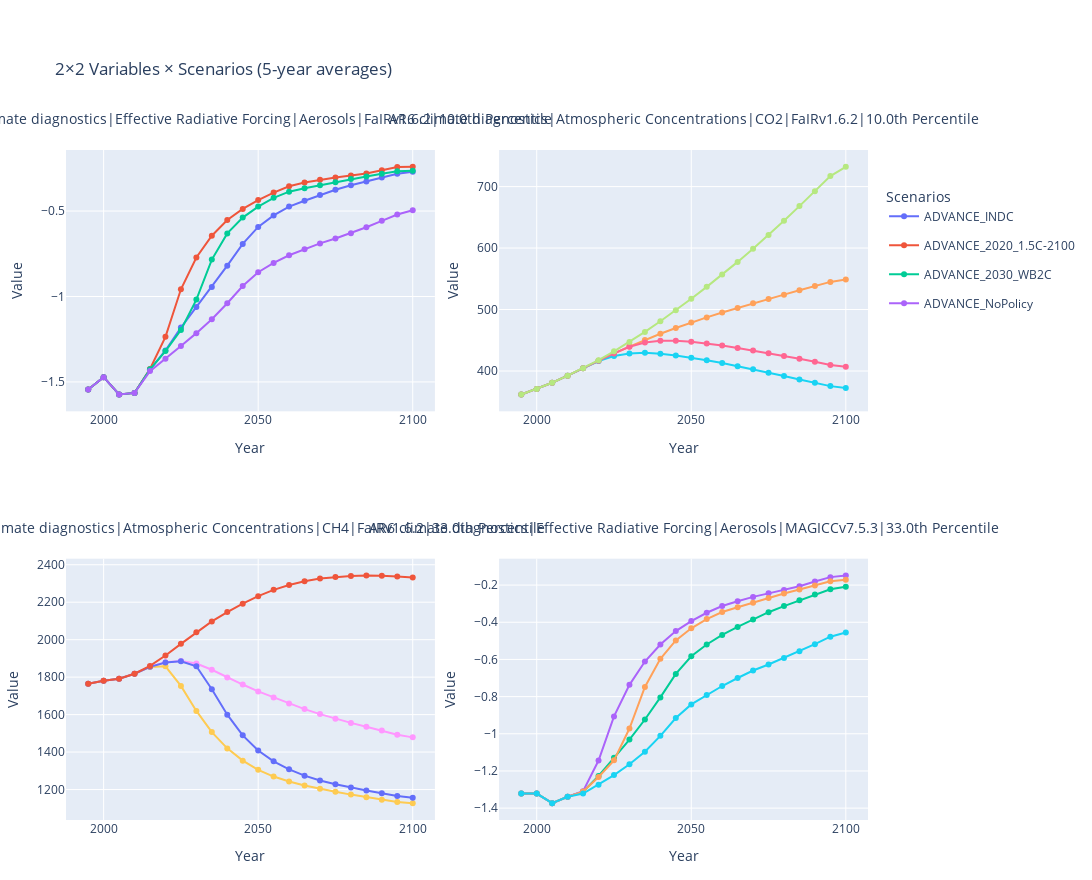

The cell this chart's notebook holds for it:
### Code cell
import numpy as np
import pandas as pd
import plotly.graph_objects as go
from plotly.subplots import make_subplots

# Assume df_final is already defined as your 5-year averaged DataFrame
# Fallback defaults if not defined
try:
    vars  # noqa: F821
except NameError:
    vars = list(df_final["Variable"].unique()[:4])

try:
    scen  # noqa: F821
except NameError:
    scen = list(df_final["Scenario"].unique()[:4])

# Accept up to 4 variables
vars = list(vars)[:4]
scen = list(scen)

# Data alias
data = df_final.copy()

# Detect year columns in df_final (should be 1995, 2000, 2005, ...)
year_cols = [c for c in data.columns if str(c).strip().isdigit()]
if not year_cols:
    raise ValueError("No year-like columns detected in df_final (expect columns like '1995','2000',...).")
year_cols = sorted(year_cols, key=lambda x: int(str(x)))
years = list(map(int, year_cols))

# Helper: get y-values for (var, scenario) from vals or data
def get_y(var, scenario):
    # 1) Try to use externally-provided `vals` if present
    if 'vals' in globals() and vals is not None:
        try:
            if (var, scenario) in vals:
                return np.asarray(vals[(var, scenario)])
            if var in vals and scenario in vals[var]:
                return np.asarray(vals[var][scenario])
        except Exception:
            pass
    # 2) Fallback: compute from df_final (mean across duplicate rows)
    subdf = data[data["Variable"] == var]
    temp = subdf[subdf["Scenario"] == scenario]
    if temp.empty:
        return None
    vals_df = temp[year_cols].apply(pd.to_numeric, errors="coerce")
    if vals_df.shape[0] == 1:
        y = vals_df.iloc[0].to_numpy()
    else:
        y = vals_df.mean(axis=0).to_numpy()
    # Interpolate NaNs so lines are continuous
    y = pd.Series(y, index=years).interpolate(method="linear", limit_direction="both").to_numpy()
    return y

# Create 2x2 subplots and adjust spacing to avoid title overlap
rows, cols = 2, 2
subplot_titles = [v for v in vars] + [""] * (rows * cols - len(vars))

fig = make_subplots(
    rows=rows, cols=cols,
    subplot_titles=subplot_titles,
    horizontal_spacing=0.08,
    vertical_spacing=0.22  # increase vertical spacing to avoid overlap
)

# Add traces. Show legend only in the first subplot; use legendgroup to group same scenario traces.
for i, var in enumerate(vars):
    r = i // cols + 1
    c = i % cols + 1

    for s in scen:
        y = get_y(var, s)
        if y is None:
            continue

        y = np.asarray(y).flatten()
        if y.shape[0] != len(years):
            print(f"Skipping ({var}, {s}) due to length mismatch: {y.shape[0]} vs {len(years)}")
            continue

        show_legend = (i == 0)  # only first subplot displays the legend entries

        fig.add_trace(
            go.Scatter(
                x=years,
                y=y,
                mode="lines+markers",
                name=str(s),
                legendgroup=str(s),
                showlegend=show_legend,
                hovertemplate=f"Var: {var}<br>Scenario: {s}<br>Year: %{{x}}<br>Value: %{{y:.3f}}"
            ),
            row=r, col=c
        )

    fig.update_xaxes(title_text="Year", row=r, col=c)
    fig.update_yaxes(title_text="Value", row=r, col=c)

# Hide any empty subplots if less than 4 vars
total_plots = rows * cols
if len(vars) < total_plots:
    for j in range(len(vars), total_plots):
        r = j // cols + 1
        c = j % cols + 1
        fig.update_xaxes(visible=False, row=r, col=c)
        fig.update_yaxes(visible=False, row=r, col=c)

# Layout tuning: larger top margin and adjusted annotation fonts/positions to avoid overlap
fig.update_layout(
    height=880,
    width=1250,
    title_text="2×2 Variables × Scenarios (5-year averages)",
    showlegend=True,
    margin=dict(t=150, b=60, l=60, r=40)
)

# Reduce subplot title font size and nudge them slightly upward
for ann in fig.layout.annotations:
    ann.font = dict(size=14)   # reduce title font
    # nudge title upward a bit to give more breathing room
    try:
        ann.y += 0.03
    except Exception:
        pass

# Optionally: make legend items clickable and affect all traces with same scenario (legendgroup used)
fig.update_layout(legend=dict(title="Scenarios", yanchor="top", y=0.95, x=1.02))

fig.show()

### Figure 1 — Plotly figure (JSON) as saved in the notebook; plotly's stock layout.template omitted (floating-point values rounded to 4 significant figures)
{"data": [{"hovertemplate": "Var: AR6 climate diagnostics|Effective Radiative Forcing|Aerosols|FaIRv1.6.2|10.0th Percentile<br>Scenario: ADVANCE_INDC<br>Year: %{x}<br>Value: %{y:.3f}", "legendgroup": "ADVANCE_INDC", "mode": "lines+markers", "name": "ADVANCE_INDC", "showlegend": true, "type": "scatter", "x": [1995, 2000, 2005, 2010, 2015, 2020, 2025, 2030, 2035, 2040, 2045, 2050, 2055, 2060, 2065, 2070, 2075, 2080, 2085, 2090, 2095, 2100], "xaxis": "x", "y": [-1.545, -1.472, -1.574, -1.564, -1.428, -1.316, -1.182, -1.061, -0.944, -0.8196, -0.6922, -0.5929, -0.5255, -0.4737, -0.44, -0.406, -0.3755, -0.3494, -0.3269, -0.303, -0.2813, -0.2701], "yaxis": "y"}, {"hovertemplate": "Var: AR6 climate diagnostics|Effective Radiative Forcing|Aerosols|FaIRv1.6.2|10.0th Percentile<br>Scenario: ADVANCE_2020_1.5C-2100<br>Year: %{x}<br>Value: %{y:.3f}", "legendgroup": "ADVANCE_2020_1.5C-2100", "mode": "lines+markers", "name": "ADVANCE_2020_1.5C-2100", "showlegend": true, "type": "scatter", "x": [1995, 2000, 2005, 2010, 2015, 2020, 2025, 2030, 2035, 2040, 2045, 2050, 2055, 2060, 2065, 2070, 2075, 2080, 2085, 2090, 2095, 2100], "xaxis": "x", "y": [-1.545, -1.472, -1.574, -1.564, -1.425, -1.236, -0.9577, -0.7715, -0.6442, -0.5521, -0.4877, -0.4359, -0.3921, -0.3547, -0.333, -0.3162, -0.3039, -0.2925, -0.2808, -0.2616, -0.2427, -0.2411], "yaxis": "y"}, {"hovertemplate": "Var: AR6 climate diagnostics|Effective Radiative Forcing|Aerosols|FaIRv1.6.2|10.0th Percentile<br>Scenario: ADVANCE_2030_WB2C<br>Year: %{x}<br>Value: %{y:.3f}", "legendgroup": "ADVANCE_2030_WB2C", "mode": "lines+markers", "name": "ADVANCE_2030_WB2C", "showlegend": true, "type": "scatter", "x": [1995, 2000, 2005, 2010, 2015, 2020, 2025, 2030, 2035, 2040, 2045, 2050, 2055, 2060, 2065, 2070, 2075, 2080, 2085, 2090, 2095, 2100], "xaxis": "x", "y": [-1.545, -1.472, -1.574, -1.564, -1.426, -1.32, -1.196, -1.018, -0.784, -0.6307, -0.5384, -0.474, -0.4227, -0.3865, -0.3668, -0.3489, -0.3307, -0.3127, -0.2976, -0.2817, -0.2671, -0.2647], "yaxis": "y"}, {"hovertemplate": "Var: AR6 climate diagnostics|Effective Radiative Forcing|Aerosols|FaIRv1.6.2|10.0th Percentile<br>Scenario: ADVANCE_NoPolicy<br>Year: %{x}<br>Value: %{y:.3f}", "legendgroup": "ADVANCE_NoPolicy", "mode": "lines+markers", "name": "ADVANCE_NoPolicy", "showlegend": true, "type": "scatter", "x": [1995, 2000, 2005, 2010, 2015, 2020, 2025, 2030, 2035, 2040, 2045, 2050, 2055, 2060, 2065, 2070, 2075, 2080, 2085, 2090, 2095, 2100], "xaxis": "x", "y": [-1.545, -1.472, -1.574, -1.564, -1.437, -1.365, -1.29, -1.214, -1.133, -1.04, -0.9388, -0.8581, -0.8034, -0.7588, -0.7232, -0.6893, -0.6602, -0.6295, -0.5946, -0.5575, -0.5204, -0.4953], "yaxis": "y"}, {"hovertemplate": "Var: AR6 climate diagnostics|Atmospheric Concentrations|CO2|FaIRv1.6.2|10.0th Percentile<br>Scenario: ADVANCE_INDC<br>Year: %{x}<br>Value: %{y:.3f}", "legendgroup": "ADVANCE_INDC", "mode": "lines+markers", "name": "ADVANCE_INDC", "showlegend": false, "type": "scatter", "x": [1995, 2000, 2005, 2010, 2015, 2020, 2025, 2030, 2035, 2040, 2045, 2050, 2055, 2060, 2065, 2070, 2075, 2080, 2085, 2090, 2095, 2100], "xaxis": "x2", "y": [361.8, 370.8, 380.8, 392.3, 404.5, 416.6, 428.5, 439.7, 450.4, 460.6, 470.0, 478.8, 487.2, 495.1, 502.7, 510.0, 517.2, 524.2, 531.3, 538.2, 545.0, 548.9], "yaxis": "y2"}, {"hovertemplate": "Var: AR6 climate diagnostics|Atmospheric Concentrations|CO2|FaIRv1.6.2|10.0th Percentile<br>Scenario: ADVANCE_2020_1.5C-2100<br>Year: %{x}<br>Value: %{y:.3f}", "legendgroup": "ADVANCE_2020_1.5C-2100", "mode": "lines+markers", "name": "ADVANCE_2020_1.5C-2100", "showlegend": false, "type": "scatter", "x": [1995, 2000, 2005, 2010, 2015, 2020, 2025, 2030, 2035, 2040, 2045, 2050, 2055, 2060, 2065, 2070, 2075, 2080, 2085, 2090, 2095, 2100], "xaxis": "x2", "y": [361.8, 370.8, 380.8, 392.3, 404.5, 416.3, 424.4, 428.5, 429.5, 428.1, 425.3, 421.7, 417.6, 412.9, 407.9, 402.6, 397.2, 391.7, 386.2, 380.7, 375.4, 372.3], "yaxis": "y2"}, {"hovertemplate": "Var: AR6 climate diagnostics|Atmospheric Concentrations|CO2|FaIRv1.6.2|10.0th Percentile<br>Scenario: ADVANCE_2030_WB2C<br>Year: %{x}<br>Value: %{y:.3f}", "legendgroup": "ADVANCE_2030_WB2C", "mode": "lines+markers", "name": "ADVANCE_2030_WB2C", "showlegend": false, "type": "scatter", "x": [1995, 2000, 2005, 2010, 2015, 2020, 2025, 2030, 2035, 2040, 2045, 2050, 2055, 2060, 2065, 2070, 2075, 2080, 2085, 2090, 2095, 2100], "xaxis": "x2", "y": [361.8, 370.8, 380.8, 392.3, 404.5, 416.7, 428.6, 439.4, 446.3, 449.2, 449.2, 447.5, 444.8, 441.3, 437.4, 433.3, 429.0, 424.5, 419.8, 414.9, 409.8, 406.8], "yaxis": "y2"}, {"hovertemplate": "Var: AR6 climate diagnostics|Atmospheric Concentrations|CO2|FaIRv1.6.2|10.0th Percentile<br>Scenario: ADVANCE_NoPolicy<br>Year: %{x}<br>Value: %{y:.3f}", "legendgroup": "ADVANCE_NoPolicy", "mode": "lines+markers", "name": "ADVANCE_NoPolicy", "showlegend": false, "type": "scatter", "x": [1995, 2000, 2005, 2010, 2015, 2020, 2025, 2030, 2035, 2040, 2045, 2050, 2055, 2060, 2065, 2070, 2075, 2080, 2085, 2090, 2095, 2100], "xaxis": "x2", "y": [361.8, 370.8, 380.8, 392.3, 404.6, 417.7, 432.0, 447.3, 463.6, 480.8, 498.8, 517.5, 536.9, 556.8, 577.5, 599.0, 621.2, 644.4, 668.2, 692.5, 717.2, 732.2], "yaxis": "y2"}, {"hovertemplate": "Var: AR6 climate diagnostics|Atmospheric Concentrations|CH4|FaIRv1.6.2|33.0th Percentile<br>Scenario: ADVANCE_INDC<br>Year: %{x}<br>Value: %{y:.3f}", "legendgroup": "ADVANCE_INDC", "mode": "lines+markers", "name": "ADVANCE_INDC", "showlegend": false, "type": "scatter", "x": [1995, 2000, 2005, 2010, 2015, 2020, 2025, 2030, 2035, 2040, 2045, 2050, 2055, 2060, 2065, 2070, 2075, 2080, 2085, 2090, 2095, 2100], "xaxis": "x3", "y": [1764.0, 1780.0, 1791.0, 1818.0, 1855.0, 1880.0, 1886.0, 1873.0, 1839.0, 1799.0, 1761.0, 1724.0, 1692.0, 1660.0, 1629.0, 1603.0, 1578.0, 1556.0, 1535.0, 1515.0, 1493.0, 1479.0], "yaxis": "y3"}, {"hovertemplate": "Var: AR6 climate diagnostics|Atmospheric Concentrations|CH4|FaIRv1.6.2|33.0th Percentile<br>Scenario: ADVANCE_2020_1.5C-2100<br>Year: %{x}<br>Value: %{y:.3f}", "legendgroup": "ADVANCE_2020_1.5C-2100", "mode": "lines+markers", "name": "ADVANCE_2020_1.5C-2100", "showlegend": false, "type": "scatter", "x": [1995, 2000, 2005, 2010, 2015, 2020, 2025, 2030, 2035, 2040, 2045, 2050, 2055, 2060, 2065, 2070, 2075, 2080, 2085, 2090, 2095, 2100], "xaxis": "x3", "y": [1764.0, 1780.0, 1791.0, 1818.0, 1855.0, 1858.0, 1753.0, 1620.0, 1507.0, 1420.0, 1354.0, 1305.0, 1269.0, 1243.0, 1222.0, 1204.0, 1188.0, 1173.0, 1159.0, 1146.0, 1134.0, 1127.0], "yaxis": "y3"}, {"hovertemplate": "Var: AR6 climate diagnostics|Atmospheric Concentrations|CH4|FaIRv1.6.2|33.0th Percentile<br>Scenario: ADVANCE_2030_WB2C<br>Year: %{x}<br>Value: %{y:.3f}", "legendgroup": "ADVANCE_2030_WB2C", "mode": "lines+markers", "name": "ADVANCE_2030_WB2C", "showlegend": false, "type": "scatter", "x": [1995, 2000, 2005, 2010, 2015, 2020, 2025, 2030, 2035, 2040, 2045, 2050, 2055, 2060, 2065, 2070, 2075, 2080, 2085, 2090, 2095, 2100], "xaxis": "x3", "y": [1764.0, 1780.0, 1791.0, 1818.0, 1855.0, 1878.0, 1885.0, 1858.0, 1736.0, 1599.0, 1489.0, 1408.0, 1350.0, 1308.0, 1274.0, 1248.0, 1228.0, 1211.0, 1195.0, 1181.0, 1166.0, 1157.0], "yaxis": "y3"}, {"hovertemplate": "Var: AR6 climate diagnostics|Atmospheric Concentrations|CH4|FaIRv1.6.2|33.0th Percentile<br>Scenario: ADVANCE_NoPolicy<br>Year: %{x}<br>Value: %{y:.3f}", "legendgroup": "ADVANCE_NoPolicy", "mode": "lines+markers", "name": "ADVANCE_NoPolicy", "showlegend": false, "type": "scatter", "x": [1995, 2000, 2005, 2010, 2015, 2020, 2025, 2030, 2035, 2040, 2045, 2050, 2055, 2060, 2065, 2070, 2075, 2080, 2085, 2090, 2095, 2100], "xaxis": "x3", "y": [1764.0, 1780.0, 1791.0, 1818.0, 1860.0, 1916.0, 1978.0, 2040.0, 2097.0, 2147.0, 2192.0, 2232.0, 2266.0, 2292.0, 2312.0, 2326.0, 2335.0, 2340.0, 2343.0, 2342.0, 2337.0, 2333.0], "yaxis": "y3"}, {"hovertemplate": "Var: AR6 climate diagnostics|Effective Radiative Forcing|Aerosols|MAGICCv7.5.3|33.0th Percentile<br>Scenario: ADVANCE_INDC<br>Year: %{x}<br>Value: %{y:.3f}", "legendgroup": "ADVANCE_INDC", "mode": "lines+markers", "name": "ADVANCE_INDC", "showlegend": false, "type": "scatter", "x": [1995, 2000, 2005, 2010, 2015, 2020, 2025, 2030, 2035, 2040, 2045, 2050, 2055, 2060, 2065, 2070, 2075, 2080, 2085, 2090, 2095, 2100], "xaxis": "x4", "y": [-1.322, -1.322, -1.373, -1.339, -1.312, -1.227, -1.129, -1.031, -0.9232, -0.8042, -0.6781, -0.5831, -0.5194, -0.468, -0.4249, -0.385, -0.3459, -0.313, -0.2818, -0.2513, -0.2229, -0.2083], "yaxis": "y4"}, {"hovertemplate": "Var: AR6 climate diagnostics|Effective Radiative Forcing|Aerosols|MAGICCv7.5.3|33.0th Percentile<br>Scenario: ADVANCE_2020_1.5C-2100<br>Year: %{x}<br>Value: %{y:.3f}", "legendgroup": "ADVANCE_2020_1.5C-2100", "mode": "lines+markers", "name": "ADVANCE_2020_1.5C-2100", "showlegend": false, "type": "scatter", "x": [1995, 2000, 2005, 2010, 2015, 2020, 2025, 2030, 2035, 2040, 2045, 2050, 2055, 2060, 2065, 2070, 2075, 2080, 2085, 2090, 2095, 2100], "xaxis": "x4", "y": [-1.322, -1.322, -1.373, -1.339, -1.309, -1.144, -0.9066, -0.7366, -0.6114, -0.5196, -0.4473, -0.3935, -0.349, -0.3126, -0.2868, -0.2636, -0.2445, -0.2264, -0.206, -0.1809, -0.1572, -0.1485], "yaxis": "y4"}, {"hovertemplate": "Var: AR6 climate diagnostics|Effective Radiative Forcing|Aerosols|MAGICCv7.5.3|33.0th Percentile<br>Scenario: ADVANCE_2030_WB2C<br>Year: %{x}<br>Value: %{y:.3f}", "legendgroup": "ADVANCE_2030_WB2C", "mode": "lines+markers", "name": "ADVANCE_2030_WB2C", "showlegend": false, "type": "scatter", "x": [1995, 2000, 2005, 2010, 2015, 2020, 2025, 2030, 2035, 2040, 2045, 2050, 2055, 2060, 2065, 2070, 2075, 2080, 2085, 2090, 2095, 2100], "xaxis": "x4", "y": [-1.322, -1.322, -1.373, -1.339, -1.311, -1.232, -1.143, -0.9718, -0.7481, -0.597, -0.4976, -0.4323, -0.3827, -0.3451, -0.3193, -0.2945, -0.2697, -0.2453, -0.2241, -0.2021, -0.1797, -0.1715], "yaxis": "y4"}, {"hovertemplate": "Var: AR6 climate diagnostics|Effective Radiative Forcing|Aerosols|MAGICCv7.5.3|33.0th Percentile<br>Scenario: ADVANCE_NoPolicy<br>Year: %{x}<br>Value: %{y:.3f}", "legendgroup": "ADVANCE_NoPolicy", "mode": "lines+markers", "name": "ADVANCE_NoPolicy", "showlegend": false, "type": "scatter", "x": [1995, 2000, 2005, 2010, 2015, 2020, 2025, 2030, 2035, 2040, 2045, 2050, 2055, 2060, 2065, 2070, 2075, 2080, 2085, 2090, 2095, 2100], "xaxis": "x4", "y": [-1.322, -1.322, -1.373, -1.339, -1.321, -1.274, -1.222, -1.164, -1.097, -1.011, -0.9154, -0.8419, -0.7908, -0.743, -0.7, -0.6597, -0.6274, -0.5924, -0.5559, -0.518, -0.4776, -0.455], "yaxis": "y4"}], "layout": {"annotations": [{"font": {"size": 14}, "showarrow": false, "text": "AR6 climate diagnostics|Effective Radiative Forcing|Aerosols|FaIRv1.6.2|10.0th Percentile", "x": 0.23, "xanchor": "center", "xref": "paper", "y": 1.03, "yanchor": "bottom", "yref": "paper"}, {"font": {"size": 14}, "showarrow": false, "text": "AR6 climate diagnostics|Atmospheric Concentrations|CO2|FaIRv1.6.2|10.0th Percentile", "x": 0.77, "xanchor": "center", "xref": "paper", "y": 1.03, "yanchor": "bottom", "yref": "paper"}, {"font": {"size": 14}, "showarrow": false, "text": "AR6 climate diagnostics|Atmospheric Concentrations|CH4|FaIRv1.6.2|33.0th Percentile", "x": 0.23, "xanchor": "center", "xref": "paper", "y": 0.42, "yanchor": "bottom", "yref": "paper"}, {"font": {"size": 14}, "showarrow": false, "text": "AR6 climate diagnostics|Effective Radiative Forcing|Aerosols|MAGICCv7.5.3|33.0th Percentile", "x": 0.77, "xanchor": "center", "xref": "paper", "y": 0.42, "yanchor": "bottom", "yref": "paper"}], "height": 880, "legend": {"title": {"text": "Scenarios"}, "x": 1.02, "y": 0.95, "yanchor": "top"}, "margin": {"b": 60, "l": 60, "r": 40, "t": 150}, "showlegend": true, "title": {"text": "2×2 Variables × Scenarios (5-year averages)"}, "width": 1250, "xaxis": {"anchor": "y", "domain": [0, 0.46], "title": {"text": "Year"}}, "xaxis2": {"anchor": "y2", "domain": [0.54, 1], "title": {"text": "Year"}}, "xaxis3": {"anchor": "y3", "domain": [0, 0.46], "title": {"text": "Year"}}, "xaxis4": {"anchor": "y4", "domain": [0.54, 1], "title": {"text": "Year"}}, "yaxis": {"anchor": "x", "domain": [0.61, 1], "title": {"text": "Value"}}, "yaxis2": {"anchor": "x2", "domain": [0.61, 1], "title": {"text": "Value"}}, "yaxis3": {"anchor": "x3", "domain": [0, 0.39], "title": {"text": "Value"}}, "yaxis4": {"anchor": "x4", "domain": [0, 0.39], "title": {"text": "Value"}}}}
